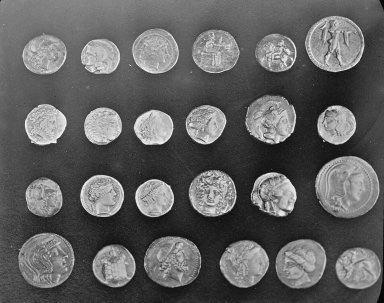
#> input picture Lab4/coins.jpg, 384 x 303 px
$ python task4.py
#> lines starting #> are read from the running program, lines starting #| are printed output that depends on the picture; after the words box and inside, x2 and y2 are one past the last pixel; in counts of white or black regions, pixels touching at a corner belong together
import matplotlib.pyplot as plt
from skimage import io

'''Thresholding in image processing is a simple segmentation
technique that converts a grayscale image into a binary image'''

image = io.imread("coins.jpg")
#> image is the input picture: shape (303, 384); min 1, max 251, mean 96.9

# Your coins image is already grayscale
grayscale = image

# Plot the histogram
plt.hist(grayscale.ravel(), bins=256)
plt.show() # best threshold depends on our particular image.
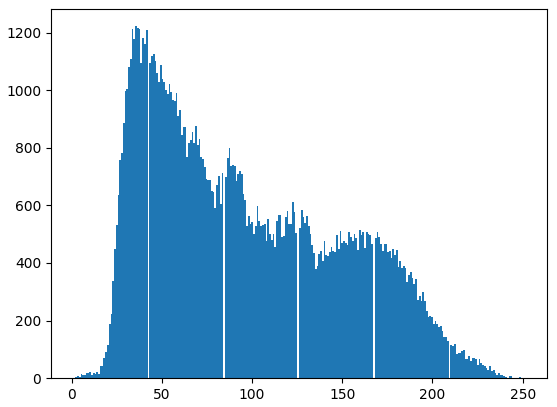
#> figure drawn by matplotlib, 1 panel; tallest bar 1222 high, from x = 35.18 to 36.16

t = 135
# t = 165

binary = grayscale < t
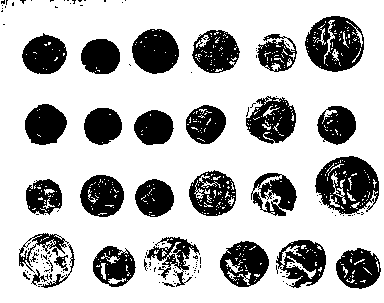
#> binary: shape (303, 384) bool; 73.5% white; 159 black regions (129 under 20 px), largest, box (x1, y1, x2, y2) and area: (315, 156, 379, 215) 2364, (305, 16, 364, 72) 2154, (132, 29, 179, 74) 1623

plt.imshow(binary, cmap="gray")
plt.show()

$ run again, with Lab4/astronaut.jpg copied over Lab4/coins.jpg
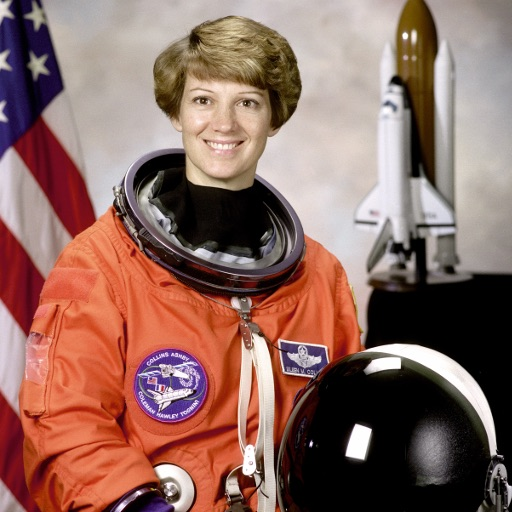
#> input picture Lab4/astronaut.jpg, 512 x 512 px
#> image is the input picture: shape (512, 512, 3); mean R, G, B 141.8, 105.7, 96.7
#> `plt.show()`:
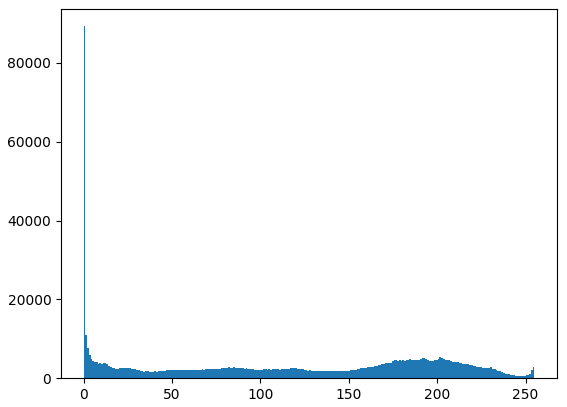
#> figure drawn by matplotlib, 1 panel; tallest bar 89289 high, from x = 0 to 0.996
#> `binary = grayscale < t`:
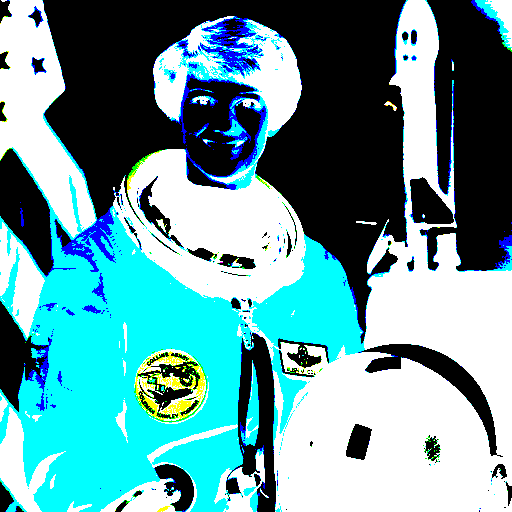
#> binary: shape (512, 512, 3) bool; mean R, G, B 0.383, 0.606, 0.623
